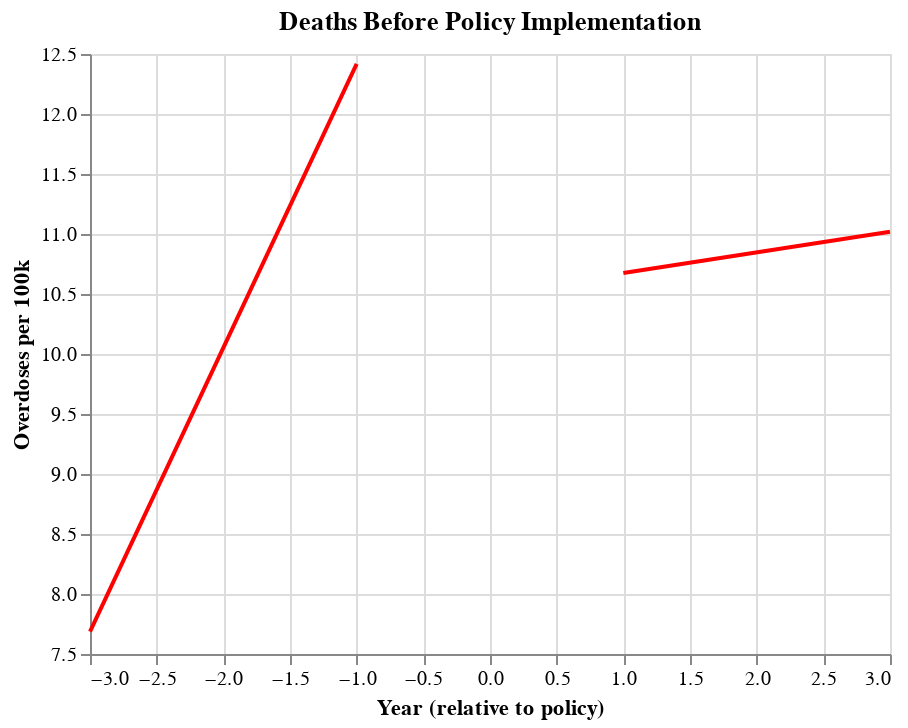

The notebook cell this image was saved under:
### Code cell
# test the function
# may remove title parameters later - not really necessary as we aren't plotting this part in our final analysis
# however, if we can't add a title to our fit/regression line charts, we may need to add them here
base_before, base_after = get_charts(b4 = tx_b4_preds, after = tx_after_preds, title_b4 = "Deaths Before Policy Implementation", title_after="Deaths After Policy Implementation", color="red")
base_before + base_after

### Figure 1 — Vega-Lite specification as saved in the notebook (floating-point values rounded to 4 significant figures)
{"config": {"view": {"continuousWidth": 400, "continuousHeight": 300}}, "layer": [{"data": {"name": "data-e8a71ca6dd94c255cc922200a6ab4de8"}, "mark": "line", "encoding": {"color": {"value": "red"}, "x": {"field": "year relative to policy", "scale": {"zero": false}, "type": "quantitative"}, "y": {"field": "overdose_per_100k", "scale": {"zero": false}, "type": "quantitative"}}, "title": "Deaths Before Policy Implementation", "transform": [{"on": "year relative to policy", "regression": "overdose_per_100k"}]}, {"data": {"name": "data-7d4ad3143cd1e355ee4a33d88ffd184b"}, "mark": "line", "encoding": {"color": {"value": "red"}, "x": {"field": "year relative to policy", "scale": {"zero": false}, "title": "Year (relative to policy)", "type": "quantitative"}, "y": {"field": "overdose_per_100k", "scale": {"zero": false}, "title": "Overdoses per 100k", "type": "quantitative"}}, "title": "Deaths After Policy Implementation", "transform": [{"on": "year relative to policy", "regression": "overdose_per_100k"}]}], "$schema": "https://vega.github.io/schema/vega-lite/v4.17.0.json", "datasets": {"data-e8a71ca6dd94c255cc922200a6ab4de8": [{"overdose_per_100k": 7.687, "ci_low": -4.135, "ci_high": 19.51, "Year": 2004.0, "year relative to policy": -3}, {"overdose_per_100k": 10.05, "ci_low": 2.575, "ci_high": 17.53, "Year": 2005.0, "year relative to policy": -2}, {"overdose_per_100k": 12.42, "ci_low": 0.5959, "ci_high": 24.24, "Year": 2006.0, "year relative to policy": -1}], "data-7d4ad3143cd1e355ee4a33d88ffd184b": [{"overdose_per_100k": 10.68, "ci_low": 0.4395, "ci_high": 20.91, "Year": 2008.0, "year relative to policy": 1}, {"overdose_per_100k": 10.85, "ci_low": 4.373, "ci_high": 17.32, "Year": 2009.0, "year relative to policy": 2}, {"overdose_per_100k": 11.02, "ci_low": 0.782, "ci_high": 21.25, "Year": 2010.0, "year relative to policy": 3}]}}
